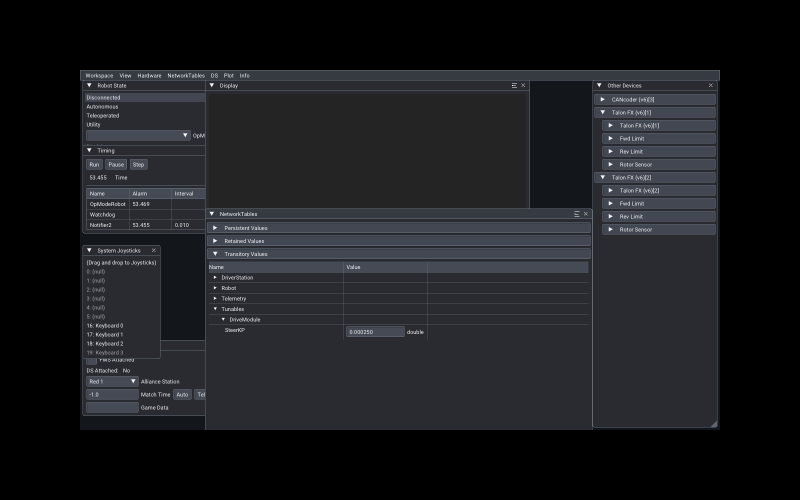
#> input picture tools/figures/data/05-simgui-tunable.png, 1600 x 1000 px (shown at 1/2 size)
$ python 05-simgui-tunable.py
#> lines starting #> are read from the running program, lines starting #| are printed output that depends on the picture
### tools/figures/screenshots.py
"""Stack screenshots into one numbered figure, the way Figure 17.3 marks SimGUI: a heading over each
panel on a dark background, Okabe-Ito orange outlines and numbered circles with a black outline
and digit. Used by the generators of the figures made from the user's screenshots (3.1, 7.2, 8.2, 11.1, 11.2, 13.3, 13.5, 16.2, 18.3, D.1, R.1).

A panel is a dict:
    shot     the screenshot's path
    crop     (x0, y0, x1, y1) in the screenshot's pixels
    scale    how much to scale the crop (the figure is WIDTH px wide; a panel can be narrower)
    boxes    [(x0, y0, x1, y1), ...] orange outlines, in the screenshot's pixels
    circles  [(number, x, y), ...] numbered circles, centred there, in the screenshot's pixels
    heading  the text over the panel (optional; a one-panel figure needs none)
"""

import os

from PIL import Image, ImageDraw, ImageFont

FONT = "/usr/share/fonts/truetype/dejavu/DejaVuSans-Bold.ttf"
BACKGROUND = (20, 23, 28)  # Figure 17.3's
HEADING = (204, 204, 204)  # Figure 17.3's
ORANGE = (230, 159, 0)  # Okabe-Ito orange, as in Figure 17.3
BLACK = (0, 0, 0)

WIDTH = 1600
MARGIN = 20
GAP = 26  # between one panel and the next heading
HEADING_SIZE = 26
RADIUS = 16  # callout circles, in the final image's pixels
SS = 2  # build at twice the size, then scale down, so circles and text come out smooth


def full_width_scale(crop):
    """The scale that makes a crop fill the figure between its margins."""
    return (WIDTH - 2 * MARGIN) / (crop[2] - crop[0])


def _panel_image(p):
    shot = Image.open(p["shot"]).convert("RGB")
#> shot is the input picture: PIL image 1600x1000 RGB; mean R, G, B 26.8, 28.2, 31.2
    x0, y0 = p["crop"][:2]
    crop = shot.crop(p["crop"])
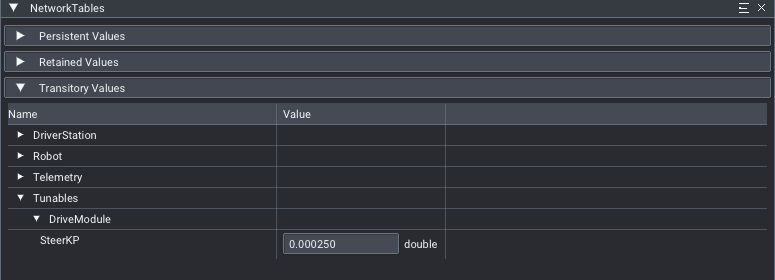
#> crop: PIL image 775x280 RGB; mean R, G, B 53.7, 56.8, 63.6
    draw = ImageDraw.Draw(crop)
    for bx0, by0, bx1, by1 in p.get("boxes", []):
        draw.rounded_rectangle([bx0 - x0, by0 - y0, bx1 - x0, by1 - y0], radius=5, outline=ORANGE, width=3)
    k = p["scale"] * SS
    return crop.resize((round(crop.width * k), round(crop.height * k)), Image.Resampling.LANCZOS)
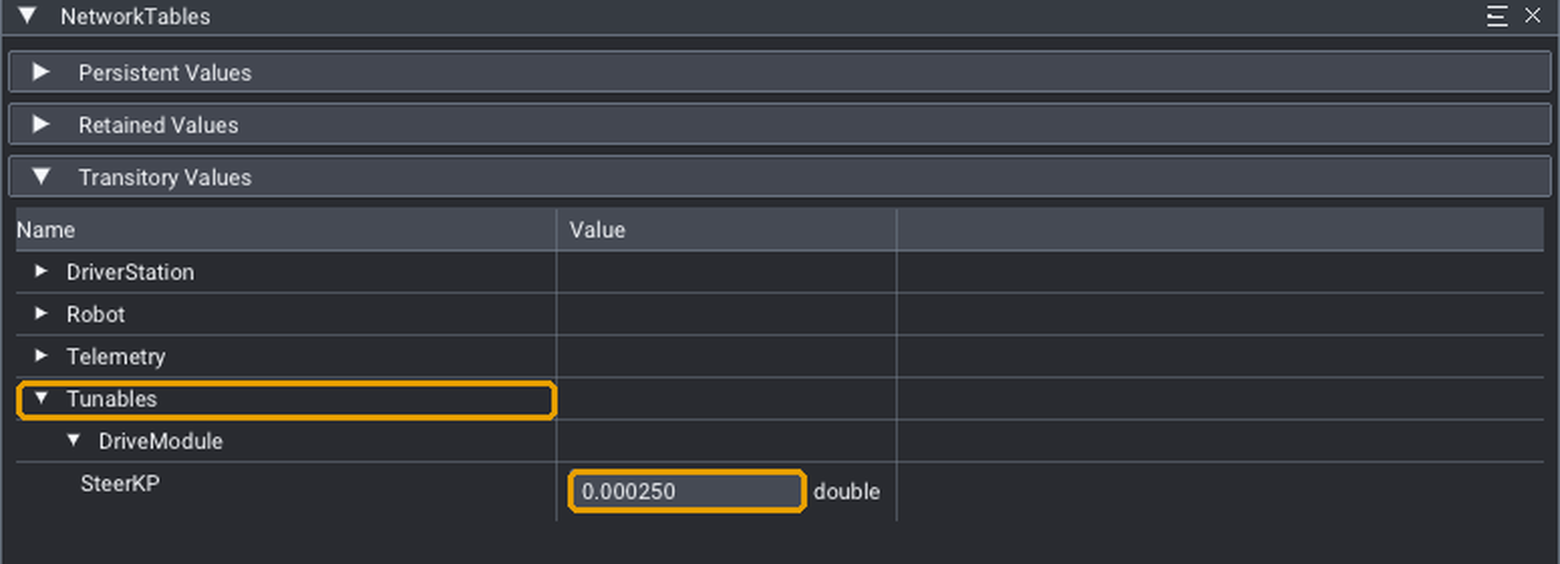
#> returned value: PIL image 3120x1127 RGB (shown at 1/2 size); mean R, G, B 55.7, 57.9, 62.9


def compose(panels, out_path, repo, method=None):
    """method: Pillow's quantize method; the default median cut can merge small colour swatches."""
    heading_font = ImageFont.truetype(FONT, HEADING_SIZE * SS)
    digit_font = ImageFont.truetype(FONT, round(RADIUS * 1.35 * SS))

    placed, y = [], (MARGIN * SS // 2) if panels[0].get("heading") else MARGIN * SS
    for p in panels:
        im = _panel_image(p)
        heading_y = y
        if p.get("heading"):
            y += round(HEADING_SIZE * 1.6) * SS
        placed.append((p, im, MARGIN * SS, y, heading_y))
        y += im.height + GAP * SS
#> y = 1219
    height = y - GAP * SS + MARGIN * SS
#> height = 1207

    canvas = Image.new("RGB", (WIDTH * SS, height), BACKGROUND)
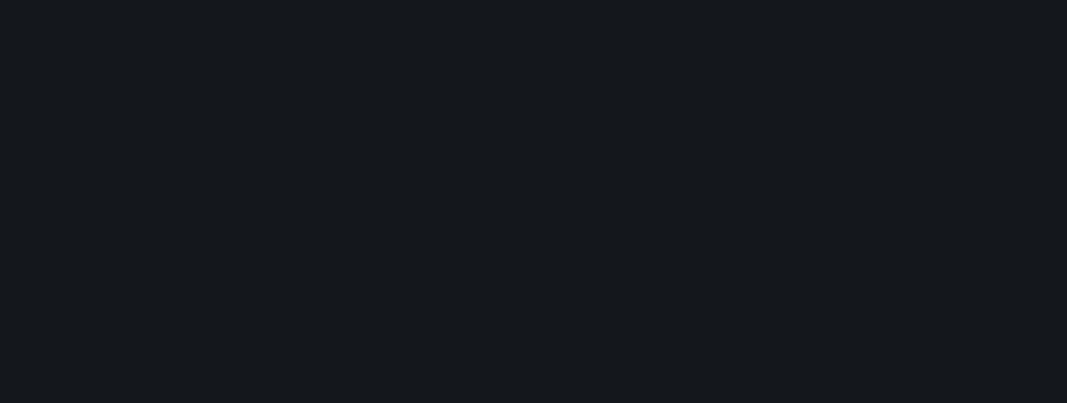
#> canvas: PIL image 3200x1207 RGB (shown at 1/3 size); mean R, G, B 20, 23, 28
    draw = ImageDraw.Draw(canvas)
    for p, im, x, y, heading_y in placed:
        if p.get("heading"):
            draw.text((x, heading_y), p["heading"], fill=HEADING, font=heading_font)
        canvas.paste(im, (x, y))
        k = p["scale"] * SS
        for number, sx, sy in p.get("circles", []):
            cx, cy = x + (sx - p["crop"][0]) * k, y + (sy - p["crop"][1]) * k
            r = RADIUS * SS
            draw.ellipse([cx - r, cy - r, cx + r, cy + r], fill=ORANGE, outline=BLACK, width=2 * SS)
            draw.text((cx, cy), str(number), fill=BLACK, font=digit_font, anchor="mm")
#> this loop made 1 pass
#> (x, y, heading_y, k) on pass 1: (40, 40, 40, 4.03)
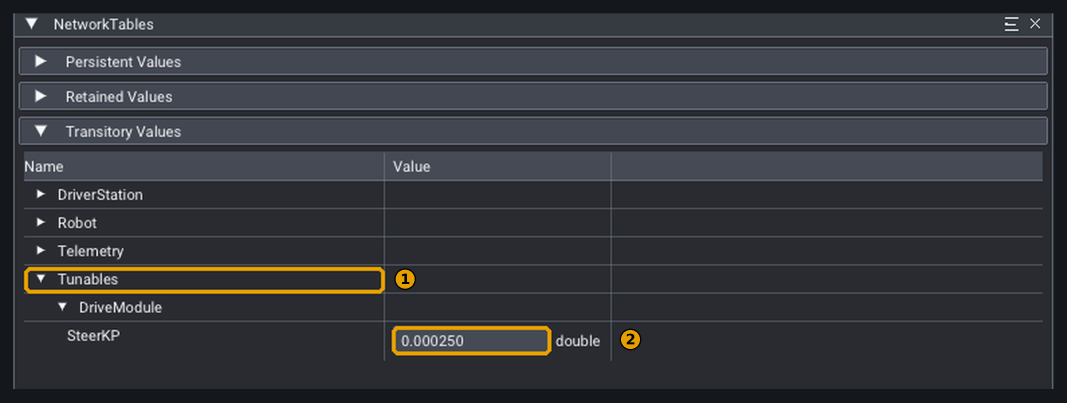
#> canvas: PIL image 3200x1207 RGB (shown at 1/3 size); mean R, G, B 52.7, 54.9, 59.7

    out = canvas.resize((WIDTH, round(height / SS)), Image.Resampling.LANCZOS)
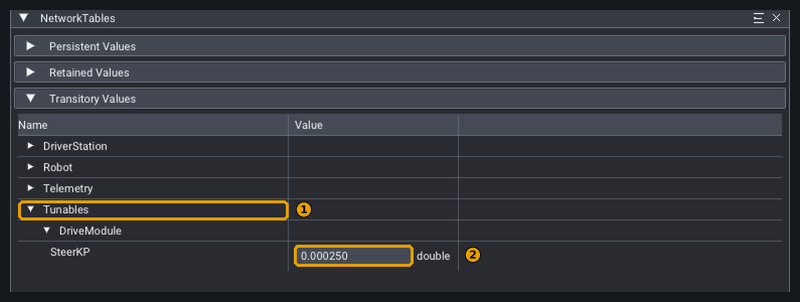
#> out: PIL image 1600x604 RGB (shown at 1/2 size); mean R, G, B 52.7, 54.9, 59.7
    # Screenshots have few colours, so a 256-colour palette keeps them sharp and small.
    out = out.quantize(colors=256, method=method if method is not None else Image.Quantize.MEDIANCUT, dither=Image.Dither.NONE)
#> out: PIL image 1600x604 P
    out.save(out_path, optimize=True)
    print(f"wrote {os.path.relpath(out_path, repo)}: {out.width} x {out.height}, {os.path.getsize(out_path) // 1024} KB")
#| wrote docs/lessons/v3/images/05-simgui-tunable.png: 1600 x 604, 29 KB

### tools/figures/05-simgui-tunable.py
"""Lesson 5, Figure 5.3: the steering gain as a tunable in SimGUI's NetworkTables window.

One panel: the NetworkTables window with Transitory Values open, the Tunables folder beside
DriverStation, Robot and Telemetry, opened to DriveModule, where SteerKP reads 0.000250 in an
editable box marked double (the folder outlined, the box outlined).

Screenshot taken here on 2026-11-25 under Xvfb (the Lesson 30 recipe) on the Lesson 5 state,
alpha-8 SimGUI, robot disabled: data/05-simgui-tunable.png. The value was typed into the box
(double-click, 0.00025, Enter) after the robot published it at 0.000500; a probe on the same
setup on the same day saw the robot read a value typed this way on the next tick (claim
wpilib-tools.simgui-edits-tunables). Nothing is measured here.

    /usr/bin/python3.12 tools/figures/05-simgui-tunable.py   (needs Pillow)
"""

import os

from PIL import Image

from screenshots import compose, full_width_scale

HERE = os.path.dirname(os.path.abspath(__file__))
REPO = os.path.abspath(os.path.join(HERE, "..", ".."))
OUT = os.path.join(REPO, "docs", "lessons", "v3", "images", "05-simgui-tunable.png")

CROP = (410, 420, 1185, 700)  # the NetworkTables window down to the SteerKP row
PANEL = dict(
    shot=os.path.join(HERE, "data", "05-simgui-tunable.png"),
    crop=CROP,
    scale=full_width_scale(CROP),
    boxes=[(418, 609, 686, 628), (692, 653, 810, 674)],  # the Tunables row, the SteerKP box
    circles=[(1, 702, 618), (2, 870, 663)],
)

if __name__ == "__main__":
    compose([PANEL], OUT, REPO, method=Image.Quantize.FASTOCTREE)
